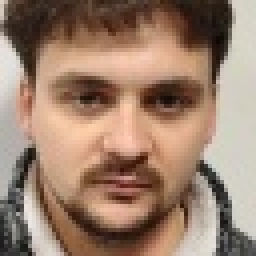
#> input picture ressource/dataset/croppedfaces64/face004.jpg, 64 x 64 px (shown 4 times larger)
$ python -i main.py   (imports and definitions only)   (older library calls are emulated)
#> lines starting #> are read from the running program, lines starting #| are printed output that depends on the picture
# -*- coding: utf-8 -*-
"""ProjetFini.ipynb

Automatically generated by Colaboratory.

Original file is located at
    https://colab.research.google.com/drive/14yIHtfVHZIpzh_tf7mSPNx6GH_FIsY0l
"""

# # Commented out IPython magic to ensure Python compatibility.
import matplotlib.pyplot as plt
import numpy as np
import os
import scipy.io
import cv2
import sys

from tkinter import *
from tkinter import filedialog as fd
from PIL import Image, ImageTk

from functools import partial


n = 99
noms = ["gauthier","albena","mathieu","alexandre F", "dorian","thomas ?", "erwan","ange","roland","aurelien","samuel","alexandre S","florentin","sylvain","khélian","camille","marius","alexandre L","thomas S","maxime"]

# [189 lines left out: functions loadImages, preProcess, load, display, computeDistances, findSeuil and 5 more, not called in this run]
def crop(filename):
    face_cascade = cv2.CascadeClassifier('haarcascade_frontalface_default.xml')
    frame = cv2.imread(filename)
    gray = cv2.cvtColor(frame, cv2.COLOR_BGR2GRAY)
    faces = face_cascade.detectMultiScale(gray, 1.1, 4)
    hmax =-1
    indice = -1
    ind = 0
    offset =0
    for face in faces:
        if (face[2]+face[3]) > hmax :
            hmax = face[2]+face[3]
            indice = ind
        ind+=1

    x= faces[indice][0]
    y =faces[indice][1]
    w=faces [indice][2]
    h=faces [indice][3]
    frame = frame[y:y+h, x:x+w]
    frame = cv2.resize(frame, (64,64), interpolation = cv2.INTER_AREA)
    cv2.imwrite("cropped.jpg", frame)
    return frame


# [44 lines left out: function testImageR, not called in this run]
def printdegueu(self, a):
    print("dégueu")

def open_file():
    print("Open file")
    filename = fd.askopenfilename(title="Choisis ton image")
#> the answer given: ressource/dataset/croppedfaces64/face004.jpg
    print(filename)


    if(filename):
        # Ouvre l'image
        image = Image.open(filename)
#> image is the input picture: PIL image 64x64 RGB; mean R, G, B 156.1, 128, 109.4
        w, h = image.size
#> w = 64; h = 64
        imageCropped = crop(filename)
#> in crop, `gray = cv2.cvtColor(frame, cv2.COLOR_BGR2GRAY)`:
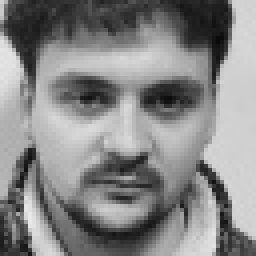
#> gray: shape (64, 64) (shown 4 times larger); min 9, max 232, mean 134.3
#> in crop, `faces = face_cascade.detectMultiScale(gray, 1.1, 4)`: faces = [[4, 4, 54, 54]]
#> the loop in crop, `for face in faces:` made 1 pass
#> (face, hmax, indice, ind) on pass 1: ([4, 4, 54, 54], 108, 0, 1)
#> after the loop in crop, `for face in faces:`: hmax = 108; ind = 1; indice = 0
#> in crop, `x= faces[indice][0]`: x = 4
#> in crop, `w=faces [indice][2]`: w = 54
#> in crop, `frame = frame[y:y+h, x:x+w]`:
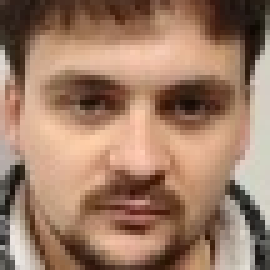
#> frame: shape (54, 54, 3) (shown 5 times larger); mean B, G, R 102.9, 124.5, 158.8
#> in crop, `frame = cv2.resize(frame, (64,64), interpolation = cv2.INTER_AREA)`:
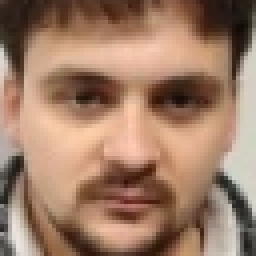
#> frame: shape (64, 64, 3) (shown 4 times larger); mean B, G, R 102.8, 124.4, 158.7
        gray = cv2.cvtColor(imageCropped, cv2.COLOR_BGR2GRAY)
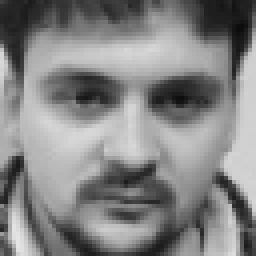
#> gray: shape (64, 64) (shown 4 times larger); min 12, max 229, mean 132.2
        # create the image object, and save it so that it
        # won't get deleted by the garbage collector
#> (the run stopped early here; a loop or call above may not have finished)

$ run again, with ressource/dataset/croppedfaces64/face021.jpg copied over ressource/dataset/croppedfaces64/face004.jpg
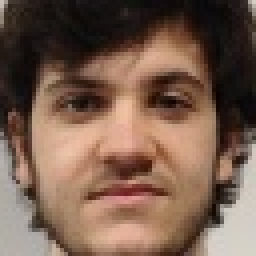
#> input picture ressource/dataset/croppedfaces64/face021.jpg, 64 x 64 px (shown 4 times larger)
#> in open_file, image is the input picture: PIL image 64x64 RGB; mean R, G, B 120.3, 93.4, 77.9
#> in crop, `gray = cv2.cvtColor(frame, cv2.COLOR_BGR2GRAY)`:
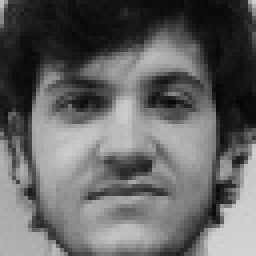
#> gray: shape (64, 64) (shown 4 times larger); min 4, max 212, mean 99.7
#> faces = [[4, 4, 55, 55]]
#> the loop in crop, `for face in faces:` made 1 pass
#> (face, hmax, indice, ind) on pass 1: ([4, 4, 55, 55], 110, 0, 1)
#> after the loop in crop, `for face in faces:`: hmax = 110; ind = 1; indice = 0
#> x = 4
#> in crop, `w=faces [indice][2]`: w = 55
#> in open_file, `gray = cv2.cvtColor(imageCropped, cv2.COLOR_BGR2GRAY)`:
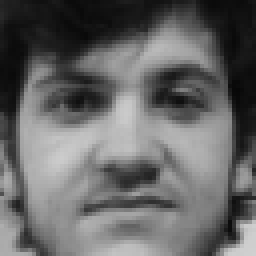
#> gray: shape (64, 64) (shown 4 times larger); min 7, max 208, mean 102

$ run again, with ressource/dataset/croppedfaces64/face028.jpg copied over ressource/dataset/croppedfaces64/face004.jpg
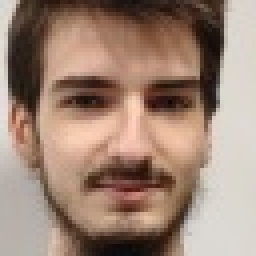
#> input picture ressource/dataset/croppedfaces64/face028.jpg, 64 x 64 px (shown 4 times larger)
#> in open_file, image is the input picture: PIL image 64x64 RGB; mean R, G, B 158.1, 132.7, 117.7
#> in crop, `gray = cv2.cvtColor(frame, cv2.COLOR_BGR2GRAY)`:
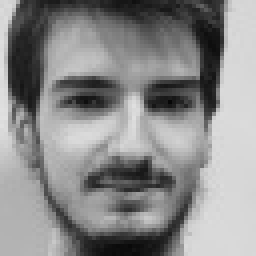
#> gray: shape (64, 64) (shown 4 times larger); min 7, max 224, mean 138.6
#> faces = [[4, 4, 55, 55]]
#> the loop in crop, `for face in faces:` made 1 pass
#> (face, hmax, indice, ind) on pass 1: ([4, 4, 55, 55], 110, 0, 1)
#> after the loop in crop, `for face in faces:`: hmax = 110; ind = 1; indice = 0
#> x = 4
#> in crop, `w=faces [indice][2]`: w = 55
#> in open_file, `gray = cv2.cvtColor(imageCropped, cv2.COLOR_BGR2GRAY)`:
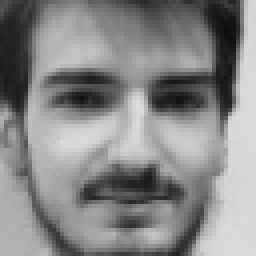
#> gray: shape (64, 64) (shown 4 times larger); min 14, max 220, mean 135.2

$ run again, with ressource/dataset/croppedfaces64/face034.jpg copied over ressource/dataset/croppedfaces64/face004.jpg
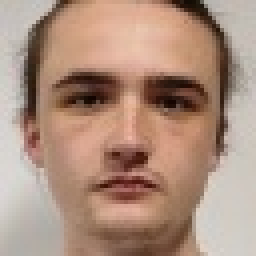
#> input picture ressource/dataset/croppedfaces64/face034.jpg, 64 x 64 px (shown 4 times larger)
#> in open_file, image is the input picture: PIL image 64x64 RGB; mean R, G, B 173.4, 143.2, 126
#> in crop, `gray = cv2.cvtColor(frame, cv2.COLOR_BGR2GRAY)`:
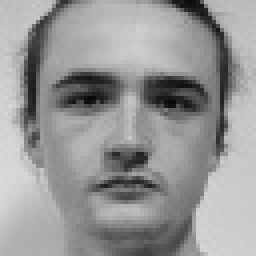
#> gray: shape (64, 64) (shown 4 times larger); min 8, max 216, mean 150.3
#> faces = [[5, 3, 55, 55]]
#> the loop in crop, `for face in faces:` made 1 pass
#> (face, hmax, indice, ind) on pass 1: ([5, 3, 55, 55], 110, 0, 1)
#> after the loop in crop, `for face in faces:`: hmax = 110; ind = 1; indice = 0
#> x = 5
#> y = 3
#> in crop, `w=faces [indice][2]`: w = 55
#> in open_file, `gray = cv2.cvtColor(imageCropped, cv2.COLOR_BGR2GRAY)`:
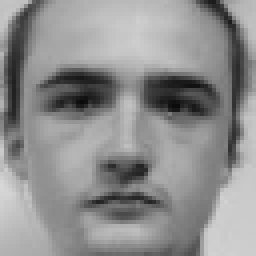
#> gray: shape (64, 64) (shown 4 times larger); min 10, max 215, mean 142.5
